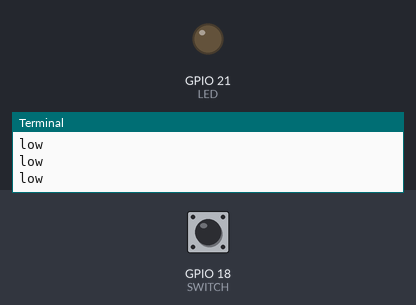
Bench run of a program on a simulated Raspberry Pi (BCM pin numbers). Parts: output pins drawn as LEDs (lit = HIGH), the last lines printed to the terminal. The inputs (shaded band) are chosen by the test bench; at power-on: GPIO 18 (SWITCH) LOW.

Above: at 1.2 s.
1.3 s: GPIO 18 (SWITCH) pulled HIGH for 0.15 s
At 1.4 s:
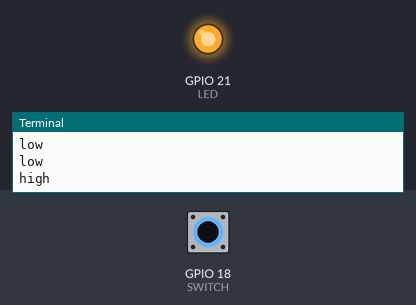
3.0 s: GPIO 18 (SWITCH) pulled HIGH for 3.2 s
At 6.6 s:
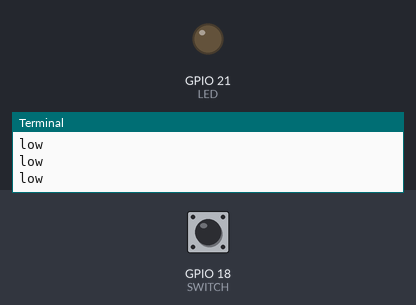
Timing chart, 0 to 8.1 s (numbered marks = the images above; inputs shaded):
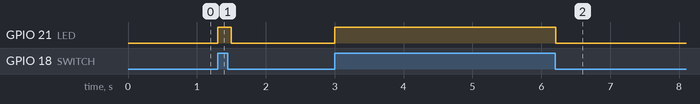

Measured:
- after the input at 1.3 s, GPIO 21 (LED): LOW → HIGH at once, → LOW 0.20 s later
- after the input at 3.0 s, GPIO 21 (LED): LOW → HIGH at once, → LOW 3.2 s later

The program:

switch.py
```python
#GPIOなどの必要なモジュールを宣言
import RPi.GPIO as GPIO
import time

SWITCH = 18
LED = 21

GPIO.setmode(GPIO.BCM)
GPIO.setup(SWITCH, GPIO.IN )
GPIO.setup(LED,    GPIO.OUT)

GPIO.output(LED, GPIO.LOW)

try:
    while True:
        if (GPIO.input(SWITCH) == GPIO.HIGH):
            print("high")
            GPIO.output(LED, GPIO.HIGH)
        else:
            print("low")
            GPIO.output(LED, GPIO.LOW)
        time.sleep(0.1)

except KeyboardInterrupt:
    GPIO.cleanup()
```
